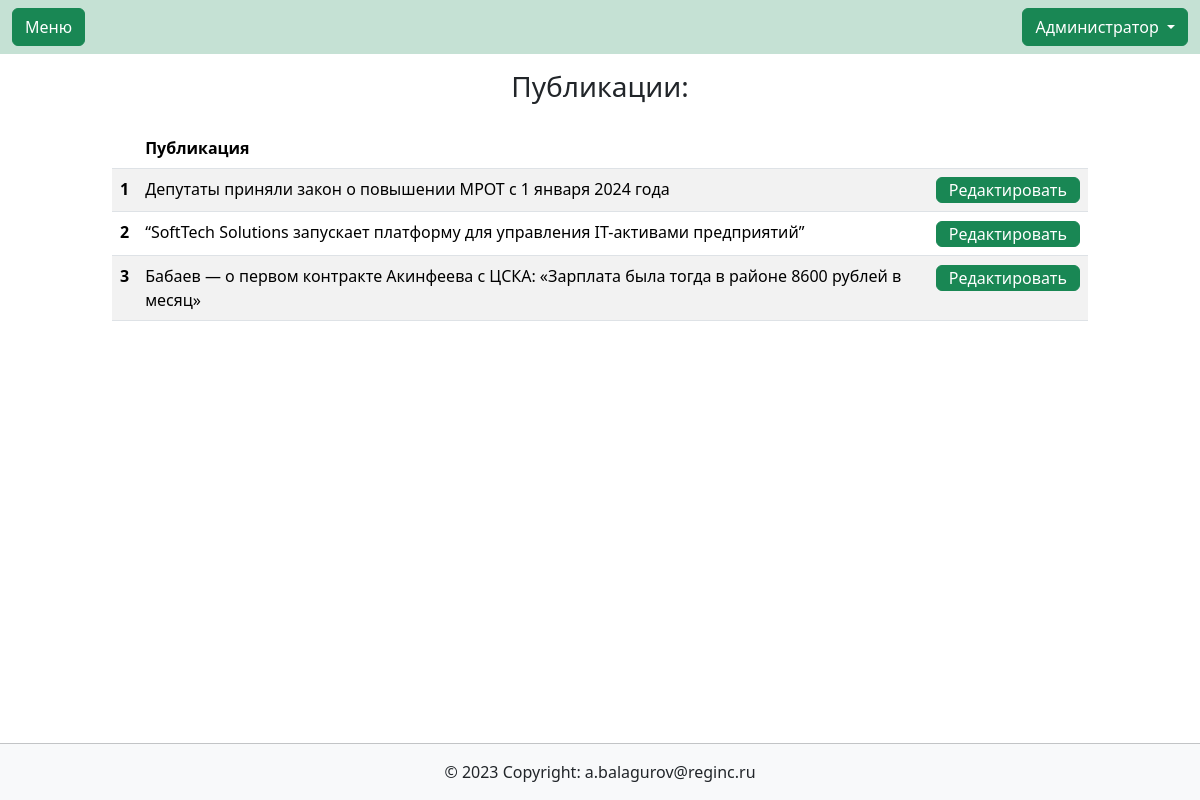
The page /contentmanagment/newslist/ (signed in) on the database its author committed.
### users/models.py (models this page shows, shortened)
class User(AbstractUser):
    description = models.CharField(max_length=150, blank=True, verbose_name='Занимаемая должность',)

### main/models.py (models this page shows, shortened)
class NewsModel(models.Model):
    tags = models.ManyToManyField('TagsModel',blank=True, related_name='Тэги')
    autor = models.ForeignKey(User, on_delete=models.PROTECT)
    name = models.CharField(max_length=150, blank=True)
    mainImage = models.ImageField(upload_to='news/%Y%m%d-%H%M/', max_length=200)
    description = models.TextField(blank=True)
    date_pub = models.DateTimeField(auto_now=True)
    show_news = models.BooleanField(default=True)
    class Meta:
        verbose_name_plural = 'Новости'

### contentmanagment/views.py (the view)
# urls.py: path('newslist/', views.newschange, name='news-list'),
def newschange(request):
    newslist = NewsModel.objects.filter(autor=request.user)
    context = {'newslist': newslist}
    return render(request, 'contentmanagment/newslist.html', context)

### contentmanagment/templates/contentmanagment/newslist.html (shortened to what this page needs)
{% extends  'base.html' %}
{% block content %}
    <h3 class="text-center py-3">Публикации:</h3>
    <div class="container col-12 col-md-10">
    <table class="table table-striped">
        <thead>
          <tr>
            <th scope="col"></th>
            <th scope="col">Публикация</th>
            <th scope="col"></th>
          </tr>
        </thead>
        <tbody>
        {% for news in newslist %}
            <tr class="my-auto align-items-center">
                <th scope="row" class="my-auto">{{ forloop.counter }}</th>
                <td class="my-auto align-items-center">{{ news.name }}</td>
                <td class="my-auto"><a class="btn btn-success my-0 py-0" href="{% url 'contentmanagment:addNews' news.id %}">Редактировать</a></td>
            </tr>
        {% endfor %}
        </tbody>
    </table>
</div>
{% endblock content %}

### all_apps/templates/header.html (shortened to what this page needs)
{% load bootstrap_icons %}
<nav class="navbar navbar-expand-lg navbar-light" style="background-color: #C5E1D4;">
    <div class="container-fluid">
        <a class="btn btn-success" data-bs-toggle="offcanvas" href="#offcanvasExample" role="button" aria-controls="offcanvasExample">
            {% bs_icon 'list' size='1.5em' %} Меню
        </a>
        {% if user.is_authenticated %}
            <div class="dropdown ms-3" style="background-color: #C5E1D4;">
                <button class="btn btn-success dropdown-toggle" id="bd-versions" data-bs-toggle="dropdown" aria-expanded="false" data-bs-display="static">
                    {{ user.last_name }} {{ user.first_name }}
                </button>
            </div>
        {% endif %}
    </div>
  </nav>

### main/static/main/css/style.css (style rules this page uses)
body { min-height: 100vh; position: relative; margin: 0; padding-bottom: 55px; box-sizing: border-box; }

### rows shown on the page
User: first_name "Администратор"
NewsModel: name "Депутаты приняли закон о повышении МРОТ с 1 января 2024 года"
NewsModel: name "“SoftTech Solutions запускает платформу для управления IT-активами предприятий”"
NewsModel: name "Бабаев — о первом контракте Акинфеева с ЦСКА: «Зарплата была тогда в районе 8600 рублей в месяц»"
